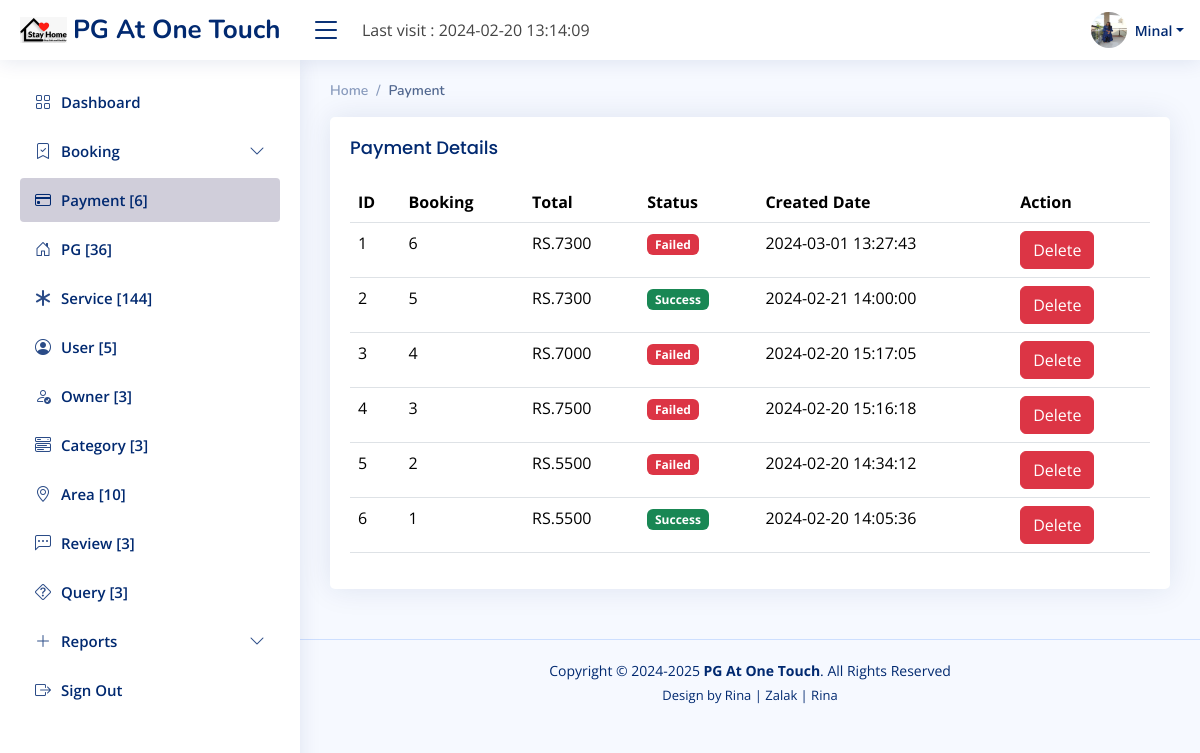
The app's page /Admin/index.php?file=payment (signed in) with its own data.
### tables this page shows
CREATE TABLE IF NOT EXISTS `payment_tb` (
  `p_id` int(11) NOT NULL AUTO_INCREMENT,
  `b_id` int(11) NOT NULL,
  `p_amount` int(11) NOT NULL,
  `p_status` enum('Success','Failed') NOT NULL,
  `p_cdate` datetime NOT NULL,
  PRIMARY KEY (`p_id`)
);

CREATE TABLE IF NOT EXISTS `booking_tb` (
  `b_id` int(11) NOT NULL AUTO_INCREMENT,
  `pg_id` int(11) NOT NULL,
  `o_id` int(11) NOT NULL,
  `u_id` int(11) NOT NULL,
  `b_pgrent` int(11) NOT NULL,
  `b_servicename` varchar(255) DEFAULT NULL,
  `b_serviceprice` int(11) NOT NULL,
  `b_total` int(11) NOT NULL,
  `b_status` enum('Pending','Confirm','Cancel') NOT NULL,
  `b_cdate` datetime NOT NULL,
  `b_udate` datetime NOT NULL,
  PRIMARY KEY (`b_id`)
);

### Admin/middle/payment.php (the view, shortened to what this page needs)
<section class="section">
      <div class="row">
        <div class="col-lg-12">
          <div class="card">
            <div class="card-body" style="overflow-x:auto;">
              <h5 class="card-title">Payment Details</h5>
              <table class="table datatable">
                <thead>
                  <tr>
                    <th scope="col">ID</th>
				    <th scope="col">Booking</th>
					<th scope="col">Total</th>
                    <th scope="col">Status</th>
                    <th scope="col">Created Date</th>
					<th scope="col">Action</th>
                  </tr>
                </thead>
                <tbody>
                  <?php
				$j = 1;
					$sel = "select * from payment_tb ,booking_tb where payment_tb.b_id=booking_tb.b_id  order by payment_tb.p_id DESC";
					$selr = $con->query($sel);
					foreach($selr as $selv){
				?>
                  <tr>
                    <td><?php echo $j++; ?></td>
                    <td><?php echo $selv['b_id']; ?></td>
					<td>RS.<?php echo $selv['p_amount']; ?></td>
                    <td>
					<?php if($selv['p_status'] == 'Success'){ ?>
					<a href="index.php?file=payment&pid=<?php echo $selv['p_id']; ?>&pstatus=<?php echo $selv['p_status']; ?>" >
				<span class="badge bg-success"><?php echo $selv['p_status']; ?></span></a>
				<?php } else { ?>
				<a href="index.php?file=payment&pid=<?php echo $selv['p_id']; ?>&pstatus=<?php echo $selv['p_status']; ?>" >
				<span class="badge bg-danger"><?php echo $selv['p_status']; ?></span></a>
				<?php } ?></td>
                    <td><?php echo $selv['p_cdate']; ?></td>
                 <td>
				<a href="index.php?file=payment&delid=<?php echo $selv['p_id']; ?>" onclick="return confirm('Are you sure want to Delete.?')" >
				<button type="button" class="btn btn-danger">Delete</button>
				</a></td>
                  </tr>
					<?php } ?>
                </tbody>
              </table>
            </div>
          </div>
        </div>
      </div>
    </section>

### Admin/index.php (shortened to what this page needs)
<!DOCTYPE html>
<html lang="en">
<head>
  <?php
   include_once("include/head.php");
   include_once("include/config.php");
    if(isset($_REQUEST['file']))
	{
	   $filename = $_REQUEST['file'];
	}
  ?>
</head>
<body>
  <?php if ($filename != 'login') { ?>
  <header id="header" class="header fixed-top d-flex align-items-center">
  <?php include_once("include/header.php");?>
  </header>
  <?php } ?>
  <?php if ($filename != 'login') { ?>
  <aside id="sidebar" class="sidebar">
<?php include_once("include/leftbar.php");?>
  </aside>
  <?php } ?>
<?php if ($filename != 'login') { ?>
 <main id="main" class="main">
    <div class="pagetitle">
      <nav>
        <ol class="breadcrumb">
          <li class="breadcrumb-item"><a href="index.php?file=home">Home</a></li>
          <li class="breadcrumb-item active" style="text-transform: capitalize;"><?php echo $filename; ?></li>
        </ol>
      </nav>
    </div>
    <section class="section dashboard">
      <div class="row">
       <?php } ?>
	   <?php include_once("middle/".$filename.".php");?>
     <?php if($filename != 'login'){ ?>
      </div>
    </section>
  </main>
	 <?php } ?>
  <?php if ($filename != 'login') { ?>
  <footer id="footer" class="footer">
   <?php include_once("include/footer.php"); ?>
  </footer>
  <?php } ?>
</body>
</html>

### Admin/include/head.php (shortened to what this page needs)
<link href="assets/vendor/bootstrap/css/bootstrap.min.css" rel="stylesheet">
<link href="assets/vendor/bootstrap-icons/bootstrap-icons.css" rel="stylesheet">
<link href="assets/vendor/boxicons/css/boxicons.min.css" rel="stylesheet">
<link href="assets/vendor/quill/quill.snow.css" rel="stylesheet">
<link href="assets/vendor/quill/quill.bubble.css" rel="stylesheet">
<link href="assets/vendor/remixicon/remixicon.css" rel="stylesheet">
<link href="assets/vendor/simple-datatables/style.css" rel="stylesheet">
<link href="assets/css/style.css" rel="stylesheet">

### Admin/include/header.php (shortened to what this page needs)
<div class="d-flex align-items-center justify-content-between">
      <a href="index.php?file=home" class="logo d-flex align-items-center">
        <img src="../upload/other/icon.jpg" alt="">
        <span class="d-none d-lg-block">PG At One Touch</span>
      </a>
      <i class="bi bi-list toggle-sidebar-btn"></i>
    </div>
    <div class="search-bar">
                    <span>Last visit : <?php echo $_SESSION['time'];?></span>
    </div>
    <nav class="header-nav ms-auto">
      <ul class="d-flex align-items-center">
        <li class="nav-item dropdown pe-3">
          <a class="nav-link nav-profile d-flex align-items-center pe-0" href="#" data-bs-toggle="dropdown">
            <img src="../upload/other/<?php echo $_SESSION['img'];?>" alt="Profile" class="rounded-circle" style="width:36px; height:36px">
            <span class="d-none d-md-block dropdown-toggle ps-2"><?php echo ucfirst($_SESSION['username']);?></span>
          </a>
        </li>
      </ul>
    </nav>

### Admin/include/leftbar.php (shortened to what this page needs)
   <ul class="sidebar-nav" id="sidebar-nav">
     <li class="nav-item">
       <a class="<?php if($filename == 'home'){ echo "nav-link"; }else { echo "nav-link collapsed"; } ?>" href="index.php?file=home">
         <i class="bi bi-grid"></i>
         <span>Dashboard</span>
       </a>
     </li>
    <li class="nav-item">
       <a class="<?php if($filename == 'booking'){ echo "nav-link"; }else { echo "nav-link collapsed"; } ?>" data-bs-target="#forms-nav" data-bs-toggle="collapse" href="#">
         <i class="bi bi-bookmark-check"></i><span>Booking</span><i class="bi bi-chevron-down ms-auto"></i>
       </a>
     </li>
	<?php
	$pcount = "select count(p_id) as PAYMENT from payment_tb";
	$pcountr = $con->query($pcount);
	foreach($pcountr as $pcountrv);
  ?>
	 <li class="nav-item">
       <a class="<?php if($filename == 'payment'){ echo "nav-link"; }else { echo "nav-link collapsed"; } ?>" href="index.php?file=payment">
         <i class="bi bi-credit-card"></i><span>Payment [<?php echo $pcountrv['PAYMENT']; ?>]</span>
       </a>
	</li>
	<?php
	$pgcount = "select count(pg_id) as PG from pg_tb";
	$pgcountr = $con->query($pgcount);
	foreach($pgcountr as $pgcountrv);
  ?>
	<li class="nav-item">
       <a class="<?php if($filename == 'pg'){ echo "nav-link"; }else { echo "nav-link collapsed"; } ?>" href="index.php?file=pg">
         <i class="bi bi-house-door"></i><span>PG [<?php echo $pgcountrv['PG']; ?>]</span>
       </a>
	</li>
	<?php
	$srcount = "select count(sr_id) as SERVICE from service_tb";
	$srcountr = $con->query($srcount);
	foreach($srcountr as $srcountrv);
  ?>
     <li class="nav-item">
       <a class="<?php if($filename == 'service'){ echo "nav-link"; }else { echo "nav-link collapsed"; } ?>" href="index.php?file=service">
         <i class="bi bi-asterisk"></i><span>Service [<?php echo $srcountrv['SERVICE']; ?>]</span>
       </a>
	</li>
	<?php
	$ucount = "select count(u_id) as USER from user_tb";
	$ucountr = $con->query($ucount);
	foreach($ucountr as $ucountrv);
  ?>
     <li class="nav-item">
       <a class="<?php if($filename == 'user'){ echo "nav-link"; }else { echo "nav-link collapsed"; } ?>" href="index.php?file=user">
         <i class="bi bi-person-circle"></i><span>User [<?php echo $ucountrv['USER']; ?>]</span></i>
       </a>
       </li>
	<?php
	$ocount = "select count(o_id) as OWNER from owner_tb";
	$ocountr = $con->query($ocount);
	foreach($ocountr as $ocountrv);
  ?>
     <li class="nav-item">
       <a class="<?php if($filename == 'owner'){ echo "nav-link"; }else { echo "nav-link collapsed"; } ?>" href="index.php?file=owner">
         <i class="bi bi-person-check"></i><span>Owner [<?php echo $ocountrv['OWNER']; ?>]</span>
       </a>
	</li>
 <?php
	$catcount = "select count(cat_id) as CATEGORY from category_tb";
	$catcountr = $con->query($catcount);
	foreach($catcountr as $catcountrv);
  ?>
     <li class="nav-item">
       <a class="<?php if($filename == 'category'){ echo "nav-link"; }else { echo "nav-link collapsed"; } ?>" href="index.php?file=category">
         <i class="bi bi-menu-button-wide"></i>
         <span>Category [<?php echo $catcountrv['CATEGORY']; ?>]</span>
       </a>
     </li>
<?php
	$arcount = "select count(ar_id) as AREA from area_tb";
	$arcountr = $con->query($arcount);
	foreach($arcountr as $arcountrv);
  ?>
     <li class="nav-item">
       <a class="<?php if($filename == 'area'){ echo "nav-link"; }else { echo "nav-link collapsed"; } ?>" href="index.php?file=area">
         <i class="bi bi-geo-alt"></i><span>Area [<?php echo $arcountrv['AREA']; ?>]</span>
       </a>
       </li>
<?php
	$fcountre = "select count(f_id) as REVIEW from feedback_tb f,user_tb u,pg_tb p where f.u_id = u.u_id and f.pg_id = p.pg_id and f.f_type = 'Review'";
	$fcountrev = $con->query($fcountre);
	foreach($fcountrev as $fcountreview);
  ?>
	 <li class="nav-item">
       <a class="<?php if($filename == 'review'){ echo "nav-link"; }else { echo "nav-link collapsed"; } ?>" href="index.php?file=review">
         <i class="bi bi-chat-left-dots"></i><span>Review [<?php echo $fcountreview['REVIEW']; ?>]</span>
       </a>
	</li>
	<?php
	$fcount = "select count(f_id) as QUERY from feedback_tb where f_type = 'Query'";
	$fcountr = $con->query($fcount);
	foreach($fcountr as $fcountrv);
  ?>
	 <li class="nav-item">
       <a class="<?php if($filename == 'query'){ echo "nav-link"; }else { echo "nav-link collapsed"; } ?>" href="index.php?file=query">
         <i class="bi bi-question-diamond"></i><span>Query [<?php echo $fcountrv['QUERY']; ?>]</span>
       </a>
	</li>
	<li class="nav-item">
       <a class="nav-link collapsed" data-bs-target="#icons-nav" data-bs-toggle="collapse" href="#">
         <i class="bi bi-plus-lg"></i><span>Reports</span><i class="bi bi-chevron-down ms-auto"></i>
       </a>
     </li>
   <li class="nav-item">
       <a class="<?php if($filename == 'logout'){ echo "nav-link"; }else { echo "nav-link collapsed"; } ?>" href="index.php?file=logout">
         <i class="bi bi-box-arrow-right"></i><span>Sign Out</span>
       </a>
	</li>
   </ul>

### Admin/include/footer.php
<div class="copyright">
      Copyright &copy; 2024-2025 <strong><span>PG At One Touch</span></strong>. All Rights Reserved
   </div>
   <div class="credits">
     Design by Rina | Zalak | Rina</a>
   </div>

### Admin/assets/css/style.css (style rules this page uses)
:root { scroll-behavior: smooth; }
body { font-family: "Open Sans", sans-serif; background: #f6f9ff; color: #444444; }
a { color: #4154f1; text-decoration: none; }
h1, h2, h3, h4, h5, h6 { font-family: "Nunito", sans-serif; }
#main { margin-top: 60px; padding: 20px 30px; transition: all 0.3s; }
.pagetitle { margin-bottom: 10px; }
.card { margin-bottom: 30px; border: none; border-radius: 5px; box-shadow: 0px 0 30px rgba(1, 41, 112, 0.1); }
.card-title { padding: 20px 0 15px 0; font-size: 18px; font-weight: 500; color: #012970; font-family: "Poppins", sans-serif; }
.card-body { padding: 0 20px 20px 20px; }
.breadcrumb { font-size: 14px; font-family: "Nunito", sans-serif; color: #899bbd; font-weight: 600; }
.breadcrumb a { color: #899bbd; transition: 0.3s; }
.breadcrumb .breadcrumb-item::before { color: #899bbd; }
.breadcrumb .active { color: #51678f; font-weight: 600; }
.logo { line-height: 1; }
@media (min-width: 1200px) { .logo { width: 280px; } }
.logo img { max-height: 26px; margin-right: 6px; }
.logo span { font-size: 26px; font-weight: 700; color: #012970; font-family: "Nunito", sans-serif; }
.header { transition: all 0.5s; z-index: 997; height: 60px; box-shadow: 0px 2px 20px rgba(1, 41, 112, 0.1); background-color: #fff; padding-left: 20px; }
.header .toggle-sidebar-btn { font-size: 32px; padding-left: 10px; cursor: pointer; color: #012970; }
.header .search-bar { min-width: 360px; padding: 0 20px; }
.header-nav ul { list-style: none; }
.header-nav>ul { margin: 0; padding: 0; }
.header-nav .nav-profile { color: #012970; }
.header-nav .nav-profile img { max-height: 36px; }
.header-nav .nav-profile span { font-size: 14px; font-weight: 600; }
.sidebar { position: fixed; top: 60px; left: 0; bottom: 0; width: 300px; z-index: 996; transition: all 0.3s; padding: 20px; overflow-y: auto; scrollbar-width: thin; scrollbar-color: #aab7cf transparent; box-shadow: 0px 0px 20px rgba(1, 41, 112, 0.1); background-color: #fff; }
@media (min-width: 1200px) { #main, #footer { margin-left: 300px; } }
.sidebar-nav { padding: 0; margin: 0; list-style: none; }
.sidebar-nav li { padding: 0; margin: 0; list-style: none; }
.sidebar-nav .nav-item { margin-bottom: 5px; }
.sidebar-nav .nav-link { display: flex; align-items: center; font-size: 15px; font-weight: 600; color: #012970; transition: 0.3; background: #d0ceda; padding: 10px 15px; border-radius: 4px; }
.sidebar-nav .nav-link i { font-size: 16px; margin-right: 10px; color: #012970; }
.sidebar-nav .nav-link.collapsed { color: #012970; background: #fff; }
.sidebar-nav .nav-link.collapsed i { color: #2a4b87; }
.sidebar-nav .nav-link .bi-chevron-down { margin-right: 0; transition: transform 0.2s ease-in-out; }
.footer { padding: 20px 0; font-size: 14px; transition: all 0.3s; border-top: 1px solid #cddfff; }
.footer .copyright { text-align: center; color: #012970; }
.footer .credits { padding-top: 5px; text-align: center; font-size: 13px; color: #012970; }

### records on screen
payment_tb: b.b_id "6", p_amount "7300", p_status "Failed", p_cdate "2024-03-01 13:27:43"
payment_tb: b.b_id "5", p_amount "7300", p_status "Success", p_cdate "2024-02-21 14:00:00"
payment_tb: b.b_id "4", p_amount "7000", p_status "Failed", p_cdate "2024-02-20 15:17:05"
payment_tb: b.b_id "3", p_amount "7500", p_status "Failed", p_cdate "2024-02-20 15:16:18"
payment_tb: b.b_id "2", p_amount "5500", p_status "Failed", p_cdate "2024-02-20 14:34:12"
payment_tb: b.b_id "1", p_amount "5500", p_status "Success", p_cdate "2024-02-20 14:05:36"

### other values on screen
$_SESSION['time'] "2024-02-20 13:14:09"
$_SESSION['username'] "Minal"
$pcountrv['PAYMENT'] "6"
$pgcountrv['PG'] "36"
$srcountrv['SERVICE'] "144"
$ucountrv['USER'] "5"
$ocountrv['OWNER'] "3"
$catcountrv['CATEGORY'] "3"
$arcountrv['AREA'] "10"
$fcountreview['REVIEW'] "3"
$fcountrv['QUERY'] "3"
$filename "Payment"
